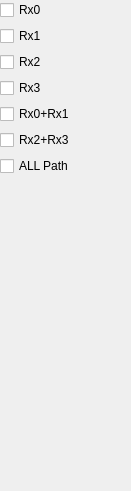
        <widget class="QWidget" name="rx_path">
         <property name="geometry">
          <rect>
           <x>0</x>
           <y>0</y>
           <width>131</width>
           <height>491</height>
          </rect>
         </property>
         <attribute name="label">
          <string>Rx Path</string>
         </attribute>
         <widget class="QWidget" name="layoutWidget_13">
          <property name="geometry">
           <rect>
            <x>0</x>
            <y>0</y>
            <width>101</width>
            <height>178</height>
           </rect>
          </property>
          <layout class="QVBoxLayout" name="verticalLayout_rx_path">
           <item>
            <widget class="QCheckBox" name="rx0">
             <property name="text">
              <string>Rx0</string>
             </property>
            </widget>
           </item>
           <item>
            <widget class="QCheckBox" name="rx1">
             <property name="text">
              <string>Rx1</string>
             </property>
            </widget>
           </item>
           <item>
            <widget class="QCheckBox" name="rx2">
             <property name="text">
              <string>Rx2</string>
             </property>
            </widget>
           </item>
           <item>
            <widget class="QCheckBox" name="rx3">
             <property name="text">
              <string>Rx3</string>
             </property>
            </widget>
           </item>
           <item>
            <widget class="QCheckBox" name="rx0_rx1">
             <property name="text">
              <string>Rx0+Rx1</string>
             </property>
            </widget>
           </item>
           <item>
            <widget class="QCheckBox" name="rx2_rx3">
             <property name="text">
              <string>Rx2+Rx3</string>
             </property>
            </widget>
           </item>
           <item>
            <widget class="QCheckBox" name="rx_all_path">
             <property name="text">
              <string>ALL Path</string>
             </property>
            </widget>
           </item>
          </layout>
         </widget>
        </widget>
